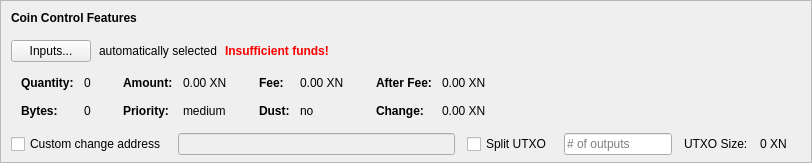
    <widget class="QFrame" name="frameCoinControl">
     <property name="sizePolicy">
      <sizepolicy hsizetype="Expanding" vsizetype="Expanding">
       <horstretch>0</horstretch>
       <verstretch>0</verstretch>
      </sizepolicy>
     </property>
     <property name="maximumSize">
      <size>
       <width>16777215</width>
       <height>16777215</height>
      </size>
     </property>
     <property name="frameShape">
      <enum>QFrame::StyledPanel</enum>
     </property>
     <property name="frameShadow">
      <enum>QFrame::Sunken</enum>
     </property>
     <layout class="QVBoxLayout" name="verticalLayoutCoinControl2">
      <property name="spacing">
       <number>0</number>
      </property>
      <property name="leftMargin">
       <number>0</number>
      </property>
      <property name="topMargin">
       <number>0</number>
      </property>
      <property name="rightMargin">
       <number>0</number>
      </property>
      <property name="bottomMargin">
       <number>6</number>
      </property>
      <item>
       <layout class="QVBoxLayout" name="verticalLayoutCoinControl" stretch="0,0,0,0,1">
        <property name="spacing">
         <number>0</number>
        </property>
        <property name="leftMargin">
         <number>10</number>
        </property>
        <property name="topMargin">
         <number>10</number>
        </property>
        <item>
         <layout class="QHBoxLayout" name="horizontalLayoutCoinControl1">
          <property name="bottomMargin">
           <number>15</number>
          </property>
          <item>
           <widget class="QLabel" name="labelCoinControlFeatures">
            <property name="sizePolicy">
             <sizepolicy hsizetype="Preferred" vsizetype="Maximum">
              <horstretch>0</horstretch>
              <verstretch>0</verstretch>
             </sizepolicy>
            </property>
            <property name="font">
             <font>
              <weight>75</weight>
              <bold>true</bold>
             </font>
            </property>
            <property name="styleSheet">
             <string notr="true">font-weight:bold;</string>
            </property>
            <property name="text">
             <string>Coin Control Features</string>
            </property>
           </widget>
          </item>
         </layout>
        </item>
        <item>
         <layout class="QHBoxLayout" name="horizontalLayoutCoinControl2" stretch="0,0,0,0">
          <property name="spacing">
           <number>8</number>
          </property>
          <property name="bottomMargin">
           <number>10</number>
          </property>
          <item>
           <widget class="QPushButton" name="pushButtonCoinControl">
            <property name="styleSheet">
             <string notr="true"/>
            </property>
            <property name="text">
             <string>Inputs...</string>
            </property>
            <property name="autoDefault">
             <bool>false</bool>
            </property>
           </widget>
          </item>
          <item>
           <widget class="QLabel" name="labelCoinControlAutomaticallySelected">
            <property name="text">
             <string>automatically selected</string>
            </property>
            <property name="margin">
             <number>5</number>
            </property>
           </widget>
          </item>
          <item>
           <widget class="QLabel" name="labelCoinControlInsuffFunds">
            <property name="font">
             <font>
              <weight>75</weight>
              <bold>true</bold>
             </font>
            </property>
            <property name="styleSheet">
             <string notr="true">color:red;font-weight:bold;</string>
            </property>
            <property name="text">
             <string>Insufficient funds!</string>
            </property>
            <property name="margin">
             <number>5</number>
            </property>
           </widget>
          </item>
          <item>
           <spacer name="horizontalSpacerCoinControl">
            <property name="orientation">
             <enum>Qt::Horizontal</enum>
            </property>
            <property name="sizeHint" stdset="0">
             <size>
              <width>40</width>
              <height>1</height>
             </size>
            </property>
           </spacer>
          </item>
         </layout>
        </item>
        <item>
         <widget class="QWidget" name="widgetCoinControl" native="true">
          <property name="sizePolicy">
           <sizepolicy hsizetype="Preferred" vsizetype="Preferred">
            <horstretch>0</horstretch>
            <verstretch>0</verstretch>
           </sizepolicy>
          </property>
          <property name="minimumSize">
           <size>
            <width>0</width>
            <height>0</height>
           </size>
          </property>
          <property name="styleSheet">
           <string notr="true"/>
          </property>
          <layout class="QHBoxLayout" name="horizontalLayoutCoinControl5">
           <property name="leftMargin">
            <number>0</number>
           </property>
           <property name="topMargin">
            <number>0</number>
           </property>
           <property name="rightMargin">
            <number>0</number>
           </property>
           <property name="bottomMargin">
            <number>0</number>
           </property>
           <item>
            <layout class="QHBoxLayout" name="horizontalLayoutCoinControl3" stretch="0,0,0,1">
             <property name="spacing">
              <number>20</number>
             </property>
             <property name="topMargin">
              <number>0</number>
             </property>
             <property name="bottomMargin">
              <number>10</number>
             </property>
             <item>
              <layout class="QFormLayout" name="formLayoutCoinControl1">
               <property name="horizontalSpacing">
                <number>10</number>
               </property>
               <property name="verticalSpacing">
                <number>14</number>
               </property>
               <property name="leftMargin">
                <number>10</number>
               </property>
               <property name="topMargin">
                <number>4</number>
               </property>
               <property name="rightMargin">
                <number>6</number>
               </property>
               <item row="0" column="0">
                <widget class="QLabel" name="labelCoinControlQuantityText">
                 <property name="font">
                  <font>
                   <weight>75</weight>
                   <bold>true</bold>
                  </font>
                 </property>
                 <property name="text">
                  <string>Quantity:</string>
                 </property>
                 <property name="margin">
                  <number>0</number>
                 </property>
                </widget>
               </item>
               <item row="0" column="1">
                <widget class="QLabel" name="labelCoinControlQuantity">
                 <property name="cursor">
                  <cursorShape>IBeamCursor</cursorShape>
                 </property>
                 <property name="contextMenuPolicy">
                  <enum>Qt::ActionsContextMenu</enum>
                 </property>
                 <property name="text">
                  <string notr="true">0</string>
                 </property>
                 <property name="margin">
                  <number>0</number>
                 </property>
                 <property name="textInteractionFlags">
                  <set>Qt::LinksAccessibleByMouse|Qt::TextSelectableByKeyboard|Qt::TextSelectableByMouse</set>
                 </property>
                </widget>
               </item>
               <item row="1" column="0">
                <widget class="QLabel" name="labelCoinControlBytesText">
                 <property name="font">
                  <font>
                   <weight>75</weight>
                   <bold>true</bold>
                  </font>
                 </property>
                 <property name="text">
                  <string>Bytes:</string>
                 </property>
                </widget>
               </item>
               <item row="1" column="1">
                <widget class="QLabel" name="labelCoinControlBytes">
                 <property name="cursor">
                  <cursorShape>IBeamCursor</cursorShape>
                 </property>
                 <property name="contextMenuPolicy">
                  <enum>Qt::ActionsContextMenu</enum>
                 </property>
                 <property name="text">
                  <string notr="true">0</string>
                 </property>
                 <property name="textInteractionFlags">
                  <set>Qt::LinksAccessibleByMouse|Qt::TextSelectableByKeyboard|Qt::TextSelectableByMouse</set>
                 </property>
                </widget>
               </item>
              </layout>
             </item>
             <item>
              <layout class="QFormLayout" name="formLayoutCoinControl2">
               <property name="horizontalSpacing">
                <number>10</number>
               </property>
               <property name="verticalSpacing">
                <number>14</number>
               </property>
               <property name="leftMargin">
                <number>6</number>
               </property>
               <property name="topMargin">
                <number>4</number>
               </property>
               <property name="rightMargin">
                <number>6</number>
               </property>
               <item row="0" column="0">
                <widget class="QLabel" name="labelCoinControlAmountText">
                 <property name="font">
                  <font>
                   <weight>75</weight>
                   <bold>true</bold>
                  </font>
                 </property>
                 <property name="text">
                  <string>Amount:</string>
                 </property>
                 <property name="margin">
                  <number>0</number>
                 </property>
                </widget>
               </item>
               <item row="0" column="1">
                <widget class="QLabel" name="labelCoinControlAmount">
                 <property name="cursor">
                  <cursorShape>IBeamCursor</cursorShape>
                 </property>
                 <property name="contextMenuPolicy">
                  <enum>Qt::ActionsContextMenu</enum>
                 </property>
                 <property name="text">
                  <string notr="true">0.00 XN</string>
                 </property>
                 <property name="textInteractionFlags">
                  <set>Qt::LinksAccessibleByMouse|Qt::TextSelectableByKeyboard|Qt::TextSelectableByMouse</set>
                 </property>
                </widget>
               </item>
               <item row="1" column="0">
                <widget class="QLabel" name="labelCoinControlPriorityText">
                 <property name="font">
                  <font>
                   <weight>75</weight>
                   <bold>true</bold>
                  </font>
                 </property>
                 <property name="text">
                  <string>Priority:</string>
                 </property>
                </widget>
               </item>
               <item row="1" column="1">
                <widget class="QLabel" name="labelCoinControlPriority">
                 <property name="cursor">
                  <cursorShape>IBeamCursor</cursorShape>
                 </property>
                 <property name="contextMenuPolicy">
                  <enum>Qt::ActionsContextMenu</enum>
                 </property>
                 <property name="text">
                  <string>medium</string>
                 </property>
                 <property name="textInteractionFlags">
                  <set>Qt::LinksAccessibleByMouse|Qt::TextSelectableByKeyboard|Qt::TextSelectableByMouse</set>
                 </property>
                </widget>
               </item>
              </layout>
             </item>
             <item>
              <layout class="QFormLayout" name="formLayoutCoinControl3">
               <property name="horizontalSpacing">
                <number>10</number>
               </property>
               <property name="verticalSpacing">
                <number>14</number>
               </property>
               <property name="leftMargin">
                <number>6</number>
               </property>
               <property name="topMargin">
                <number>4</number>
               </property>
               <property name="rightMargin">
                <number>6</number>
               </property>
               <item row="0" column="0">
                <widget class="QLabel" name="labelCoinControlFeeText">
                 <property name="font">
                  <font>
                   <weight>75</weight>
                   <bold>true</bold>
                  </font>
                 </property>
                 <property name="text">
                  <string>Fee:</string>
                 </property>
                 <property name="margin">
                  <number>0</number>
                 </property>
                </widget>
               </item>
               <item row="0" column="1">
                <widget class="QLabel" name="labelCoinControlFee">
                 <property name="cursor">
                  <cursorShape>IBeamCursor</cursorShape>
                 </property>
                 <property name="contextMenuPolicy">
                  <enum>Qt::ActionsContextMenu</enum>
                 </property>
                 <property name="text">
                  <string notr="true">0.00 XN</string>
                 </property>
                 <property name="textInteractionFlags">
                  <set>Qt::LinksAccessibleByMouse|Qt::TextSelectableByKeyboard|Qt::TextSelectableByMouse</set>
                 </property>
                </widget>
               </item>
               <item row="1" column="0">
                <widget class="QLabel" name="labelCoinControlLowOutputText">
                 <property name="font">
                  <font>
                   <weight>75</weight>
                   <bold>true</bold>
                  </font>
                 </property>
                 <property name="text">
                  <string>Dust:</string>
                 </property>
                </widget>
               </item>
               <item row="1" column="1">
                <widget class="QLabel" name="labelCoinControlLowOutput">
                 <property name="cursor">
                  <cursorShape>IBeamCursor</cursorShape>
                 </property>
                 <property name="contextMenuPolicy">
                  <enum>Qt::ActionsContextMenu</enum>
                 </property>
                 <property name="text">
                  <string>no</string>
                 </property>
                 <property name="textInteractionFlags">
                  <set>Qt::LinksAccessibleByMouse|Qt::TextSelectableByKeyboard|Qt::TextSelectableByMouse</set>
                 </property>
                </widget>
               </item>
              </layout>
             </item>
             <item>
              <layout class="QFormLayout" name="formLayoutCoinControl4">
               <property name="horizontalSpacing">
                <number>10</number>
               </property>
               <property name="verticalSpacing">
                <number>14</number>
               </property>
               <property name="leftMargin">
                <number>6</number>
               </property>
               <property name="topMargin">
                <number>4</number>
               </property>
               <property name="rightMargin">
                <number>6</number>
               </property>
               <item row="0" column="0">
                <widget class="QLabel" name="labelCoinControlAfterFeeText">
                 <property name="font">
                  <font>
                   <weight>75</weight>
                   <bold>true</bold>
                  </font>
                 </property>
                 <property name="text">
                  <string>After Fee:</string>
                 </property>
                 <property name="margin">
                  <number>0</number>
                 </property>
                </widget>
               </item>
               <item row="0" column="1">
                <widget class="QLabel" name="labelCoinControlAfterFee">
                 <property name="cursor">
                  <cursorShape>IBeamCursor</cursorShape>
                 </property>
                 <property name="contextMenuPolicy">
                  <enum>Qt::ActionsContextMenu</enum>
                 </property>
                 <property name="text">
                  <string notr="true">0.00 XN</string>
                 </property>
                 <property name="textInteractionFlags">
                  <set>Qt::LinksAccessibleByMouse|Qt::TextSelectableByKeyboard|Qt::TextSelectableByMouse</set>
                 </property>
                </widget>
               </item>
               <item row="1" column="0">
                <widget class="QLabel" name="labelCoinControlChangeText">
                 <property name="font">
                  <font>
                   <weight>75</weight>
                   <bold>true</bold>
                  </font>
                 </property>
                 <property name="text">
                  <string>Change:</string>
                 </property>
                </widget>
               </item>
               <item row="1" column="1">
                <widget class="QLabel" name="labelCoinControlChange">
                 <property name="cursor">
                  <cursorShape>IBeamCursor</cursorShape>
                 </property>
                 <property name="contextMenuPolicy">
                  <enum>Qt::ActionsContextMenu</enum>
                 </property>
                 <property name="text">
                  <string notr="true">0.00 XN</string>
                 </property>
                 <property name="textInteractionFlags">
                  <set>Qt::LinksAccessibleByMouse|Qt::TextSelectableByKeyboard|Qt::TextSelectableByMouse</set>
                 </property>
                </widget>
               </item>
              </layout>
             </item>
            </layout>
           </item>
          </layout>
         </widget>
        </item>
        <item>
         <layout class="QHBoxLayout" name="horizontalLayoutCoinControl4" stretch="0,0,0,0,0,0,0">
          <property name="spacing">
           <number>12</number>
          </property>
          <property name="sizeConstraint">
           <enum>QLayout::SetDefaultConstraint</enum>
          </property>
          <property name="topMargin">
           <number>5</number>
          </property>
          <property name="rightMargin">
           <number>5</number>
          </property>
          <item>
           <widget class="QCheckBox" name="checkBoxCoinControlChange">
            <property name="toolTip">
             <string>If this is activated, but the change address is empty or invalid, change will be sent to a newly generated address.</string>
            </property>
            <property name="text">
             <string>Custom change address</string>
            </property>
           </widget>
          </item>
          <item>
           <widget class="QValidatedLineEdit" name="lineEditCoinControlChange">
            <property name="enabled">
             <bool>false</bool>
            </property>
            <property name="sizePolicy">
             <sizepolicy hsizetype="Expanding" vsizetype="Fixed">
              <horstretch>0</horstretch>
              <verstretch>0</verstretch>
             </sizepolicy>
            </property>
           </widget>
          </item>
          <item>
           <widget class="QCheckBox" name="splitBlockCheckBox">
            <property name="text">
             <string>Split UTXO</string>
            </property>
           </widget>
          </item>
          <item>
           <widget class="QLineEdit" name="splitBlockLineEdit">
            <property name="sizePolicy">
             <sizepolicy hsizetype="Fixed" vsizetype="Fixed">
              <horstretch>50</horstretch>
              <verstretch>0</verstretch>
             </sizepolicy>
            </property>
            <property name="placeholderText">
             <string># of outputs</string>
            </property>
           </widget>
          </item>
          <item>
           <widget class="QLabel" name="labelBlockSizeText">
            <property name="text">
             <string>UTXO Size:</string>
            </property>
           </widget>
          </item>
          <item>
           <widget class="QLabel" name="labelBlockSize">
            <property name="text">
             <string>0 XN</string>
            </property>
           </widget>
          </item>
          <item>
           <widget class="QLabel" name="labelCoinControlChangeLabel">
            <property name="sizePolicy">
             <sizepolicy hsizetype="Preferred" vsizetype="Expanding">
              <horstretch>0</horstretch>
              <verstretch>0</verstretch>
             </sizepolicy>
            </property>
            <property name="minimumSize">
             <size>
              <width>0</width>
              <height>0</height>
             </size>
            </property>
            <property name="text">
             <string/>
            </property>
            <property name="margin">
             <number>3</number>
            </property>
           </widget>
          </item>
         </layout>
        </item>
        <item>
         <spacer name="verticalSpacerCoinControl">
          <property name="orientation">
           <enum>Qt::Vertical</enum>
          </property>
          <property name="sizeHint" stdset="0">
           <size>
            <width>800</width>
            <height>1</height>
           </size>
          </property>
         </spacer>
        </item>
       </layout>
      </item>
     </layout>
    </widget>
